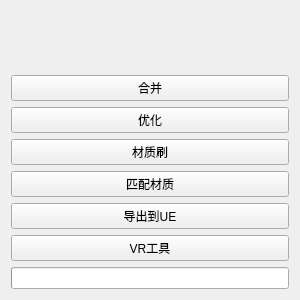
<?xml version="1.0" encoding="UTF-8"?>
<ui version="4.0">
 <class>vrViewpointPluginGUI</class>
 <widget class="QWidget" name="vrViewpointPluginGUI">
  <property name="geometry">
   <rect>
    <x>0</x>
    <y>0</y>
    <width>300</width>
    <height>300</height>
   </rect>
  </property>
  <property name="windowTitle">
   <string>XPengVRTools</string>
  </property>
  <layout class="QVBoxLayout" name="verticalLayout">
   <item>
    <widget class="QLabel" name="_label">
    </widget>
   </item>
   <item>
    <widget class="QLabel" name="_versionlabel">
    </widget>
   </item>
   <item>
    <widget class="QPushButton" name="_merge">
     <property name="text">
      <string>&#x5408;&#x5E76;</string>
     </property>
    </widget>
   </item>
   <item>
    <widget class="QPushButton" name="_optimization">
     <property name="text">
      <string>&#x4F18;&#x5316;</string>
     </property>
    </widget>
   </item>
   <item>
    <widget class="QPushButton" name="_materialBrush">
     <property name="text">
      <string>&#x6750;&#x8D28;&#x5237;</string>
     </property>
    </widget>
   </item>
   <item>
    <widget class="QPushButton" name="_datamaterial">
     <property name="text">
      <string>&#x5339;&#x914D;&#x6750;&#x8D28;</string>
     </property>
    </widget>
   </item>
   <item>
    <widget class="QPushButton" name="_export2UE">
     <property name="text">
      <string>&#x5BFC;&#x51FA;&#x5230;UE</string>
     </property>
    </widget>
   </item>
   <item>
    <widget class="QPushButton" name="_vrTools">
     <property name="text">
      <string>VR&#x5DE5;&#x5177;</string>
     </property>
    </widget>
   </item>
   <item>
    <widget class="QProgressBar" name="_pbar"/>
   </item>
  </layout>
 </widget>
 <resources/>
 <connections/>
</ui>
